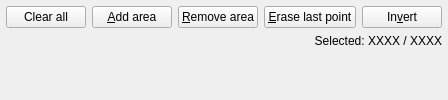
        <widget class="QWidget" name="tab">
         <attribute name="title">
          <string>Region of interest</string>
         </attribute>
         <layout class="QVBoxLayout" name="verticalLayout_4" stretch="0,0,1">
          <property name="leftMargin">
           <number>6</number>
          </property>
          <property name="topMargin">
           <number>6</number>
          </property>
          <property name="rightMargin">
           <number>6</number>
          </property>
          <property name="bottomMargin">
           <number>6</number>
          </property>
          <item>
           <layout class="QHBoxLayout" name="horizontalLayout_9">
            <item>
             <widget class="QPushButton" name="pushButtonRoiClear">
              <property name="text">
               <string>Clear all</string>
              </property>
             </widget>
            </item>
            <item>
             <widget class="QPushButton" name="pushButtonRoiAdd">
              <property name="text">
               <string>&amp;Add area</string>
              </property>
              <property name="shortcut">
               <string>A</string>
              </property>
              <property name="checkable">
               <bool>true</bool>
              </property>
             </widget>
            </item>
            <item>
             <widget class="QPushButton" name="pushButtonRoiRemove">
              <property name="text">
               <string>&amp;Remove area</string>
              </property>
              <property name="shortcut">
               <string>R</string>
              </property>
              <property name="checkable">
               <bool>true</bool>
              </property>
             </widget>
            </item>
            <item>
             <widget class="QPushButton" name="pushButtonRoiErase">
              <property name="text">
               <string>&amp;Erase last point</string>
              </property>
              <property name="shortcut">
               <string>E</string>
              </property>
             </widget>
            </item>
            <item>
             <widget class="QPushButton" name="pushButtonRoiInvert">
              <property name="text">
               <string>In&amp;vert</string>
              </property>
              <property name="shortcut">
               <string>V</string>
              </property>
             </widget>
            </item>
           </layout>
          </item>
          <item>
           <widget class="QLabel" name="labelRoiSelected">
            <property name="text">
             <string>Selected: XXXX / XXXX</string>
            </property>
            <property name="alignment">
             <set>Qt::AlignRight|Qt::AlignTrailing|Qt::AlignVCenter</set>
            </property>
           </widget>
          </item>
          <item>
           <widget class="RoiPlotWidget" name="plot_roi" native="true"/>
          </item>
         </layout>
        </widget>
